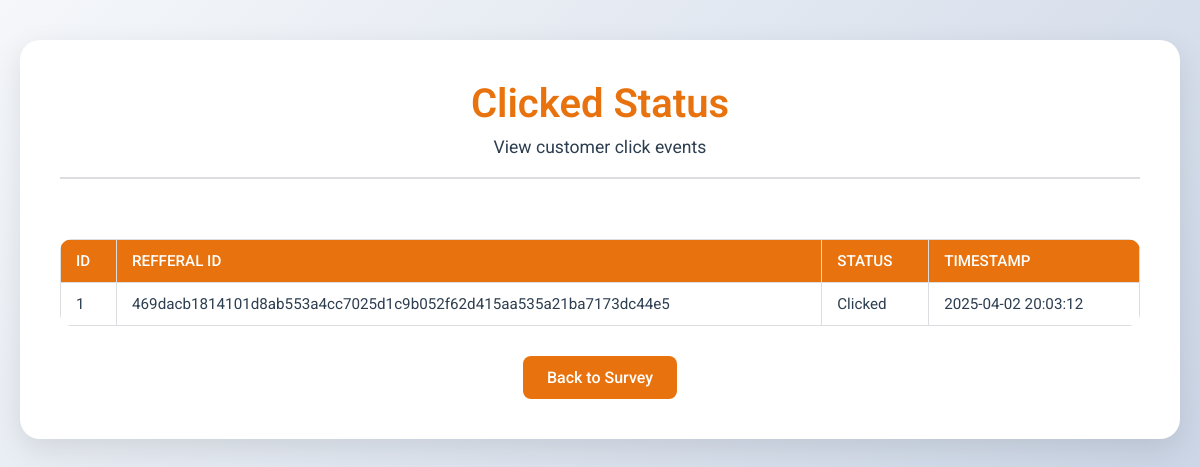
The page /clicked_status on the database as committed earlier.
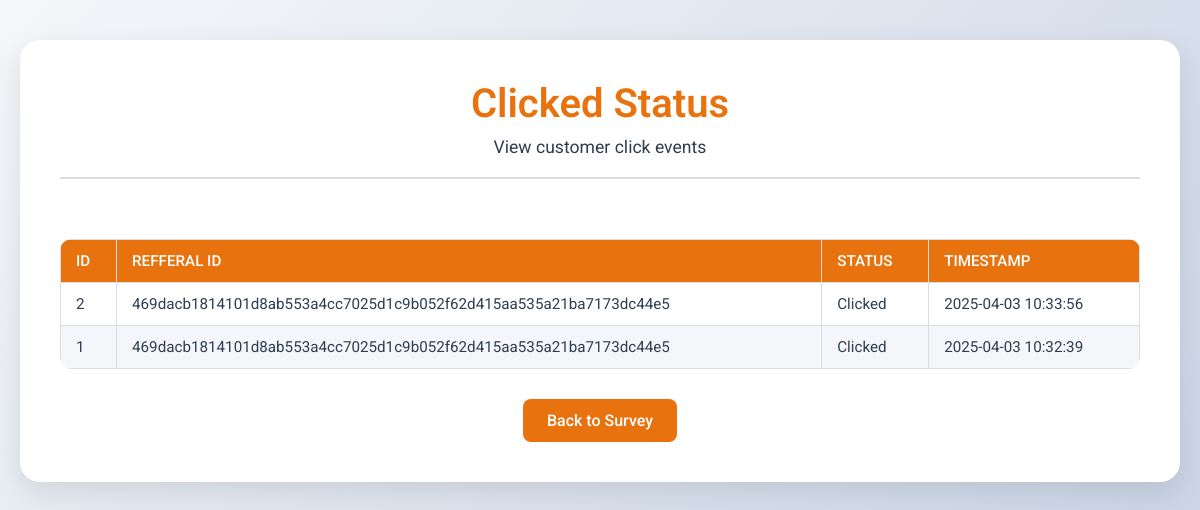
The same page on the database as committed later.
### index.py (models this page shows)
class CustomerAction(db.Model):
    __tablename__ = 'customer_action'
    id = db.Column(db.Integer, primary_key=True)
    unique_user_id = db.Column(db.Integer, nullable=True)
    action_type = db.Column(db.String(20), nullable=False)
    referral_id = db.Column(db.String(64), nullable=False)
    timestamp = db.Column(db.DateTime, server_default=db.func.now())

### index.py (the view)
@index_bp.route('/clicked_status')
def clicked_status():
    actions = CustomerAction.query.order_by(CustomerAction.timestamp.desc()).all()
    return render_template('clicked_status.html', actions=actions)

### templates/clicked_status.html (shortened to what this page needs)
<!DOCTYPE html>
<html lang="en">
<head>
</head>
<body>
    <div class="container">
        <div class="header">
            <h1>Clicked Status</h1>
            <p>View customer click events</p>
        </div>
        <div class="table-container">
            <table>
                <thead>
                    <tr>
                        <th>ID</th>
                        <th>Refferal ID</th>
                        <th>Status</th>
                        <th>Timestamp</th>
                    </tr>
                </thead>
                <tbody>
                    {% for action in actions %}
                    <tr>
                        <td>{{ action.id }}</td>
                        <td>{{action.referral_id}}</td>
                        <td>{{ action.action_type }}</td>
                        <td>
                            {% if action.timestamp %}
                                {{ action.timestamp.strftime("%Y-%m-%d %H:%M:%S") }}
                            {% else %}
                                N/A
                            {% endif %}
                        </td>
                    </tr>
                    {% else %}
                    <tr>
                        <td colspan="3" style="text-align: center;">No customer actions found.</td>
                    </tr>
                    {% endfor %}
                </tbody>
            </table>
        </div>
        <div style="text-align: center;">
            <a href="{{ url_for('index_bp.index') }}" class="home-link">Back to Survey</a>
        </div>
    </div>
</body>
</html>

Rows that differ between the two databases and show on the page:
added CustomerAction: id "2", referral_id "469dacb1814101d8ab553a4cc7025d1c9b052f62d415aa535a21ba7173dc44e5", action_type "Clicked", timestamp "2025-04-03 10:33:56"
changed CustomerAction id 1: timestamp "2025-04-02 20:03:12" → "2025-04-03 10:32:39"
